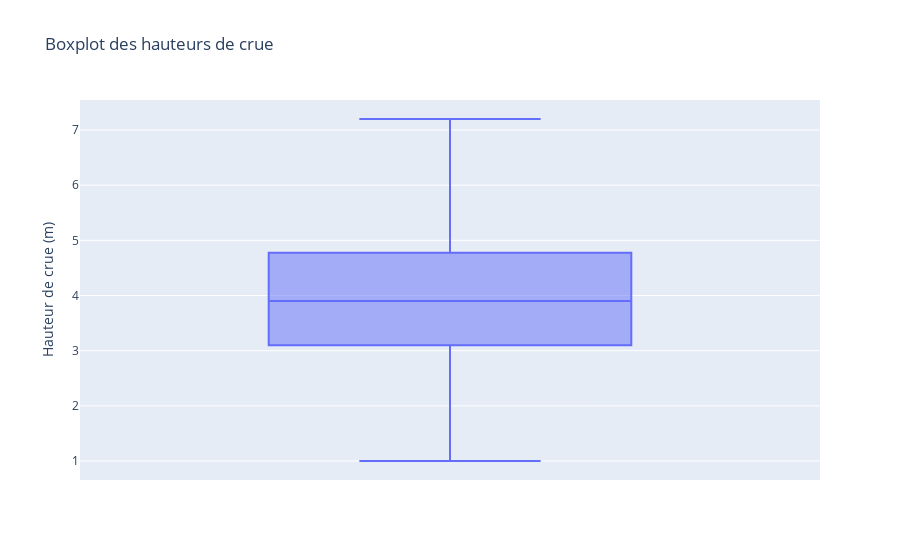

Notebook code for this chart:
### Code cell
visualize_boxplot(df)

### Figure 1 — Plotly figure (JSON) as saved in the notebook; plotly's stock layout.template omitted (floating-point values rounded to 4 significant figures)
{"data": [{"alignmentgroup": "True", "hovertemplate": "Hauteur de crue (m)=%{y}<extra></extra>", "legendgroup": "", "marker": {"color": "#636efa"}, "name": "", "notched": false, "offsetgroup": "", "orientation": "v", "showlegend": false, "type": "box", "x0": " ", "xaxis": "x", "y": [4, 4.5, 4.3, 1.7, 3.4, 3.4, 4.1, 4.1, 5.3, 4.1, 3.9, 3.8, 5.4, 1.7, 3.7, 4.9, 3.3, 6.3, 4, 5.5, 4, 5.8, 4.1, 3.4, 4.7, 6.2, 5.7, 5.2, 2.6, 5.6, 5.5, 4.8, 3.9, 6.7, 5.3, 4.2, 2.6, 4.2, 3.3, 3.8, 3.5, 4.7, 2.5, 4.3, 4.1, 3.9, 4.1, 3.6, 4.1, 2.1, 4.1, 3.3, 3.1, 3.6, 3.2, 2.5, 6.7, 2.5, 2.3, 2.1, 4.7, 5.1, 6.4, 4.9, 3.4, 4.8, 4.4, 5.6, 2.9, 3.3, 3.2, 3.7, 5.3, 4.5, 4, 4.8, 4.6, 1, 3.1, 2.4, 2.8, 2.7, 4.5, 3.2, 3.7, 2.5, 2.6, 1.8, 1.4, 5.4, 6.6, 4, 2.7, 4.9, 5.3, 5.1, 3.8, 5.9, 3.1, 3.4, 4.1, 2.5, 2.5, 4.8, 3.1, 2.4, 3.9, 2.5, 4.5, 4.2, 1.5, 1, 4, 3.1, 3, 3, 5.1, 4.5, 3.1, 7.2, 3.5, 2.5, 2.5], "y0": " ", "yaxis": "y"}], "layout": {"boxmode": "group", "legend": {"tracegroupgap": 0}, "title": {"text": "Boxplot des hauteurs de crue"}, "xaxis": {"anchor": "y", "domain": [0, 1]}, "yaxis": {"anchor": "x", "domain": [0, 1], "title": {"text": "Hauteur de crue (m)"}}}}
